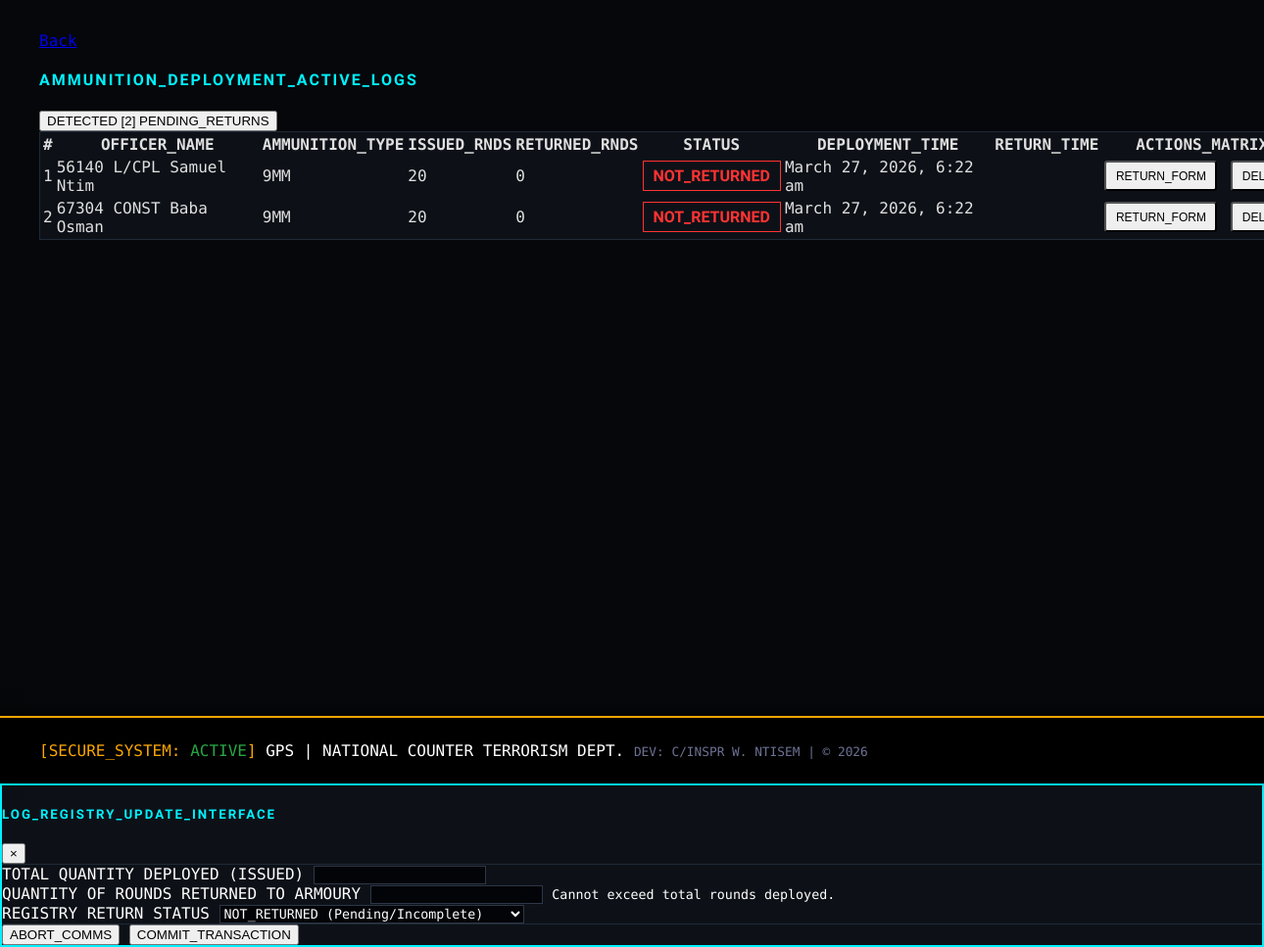
The app's page /booked-ammo.php (signed in), older data.
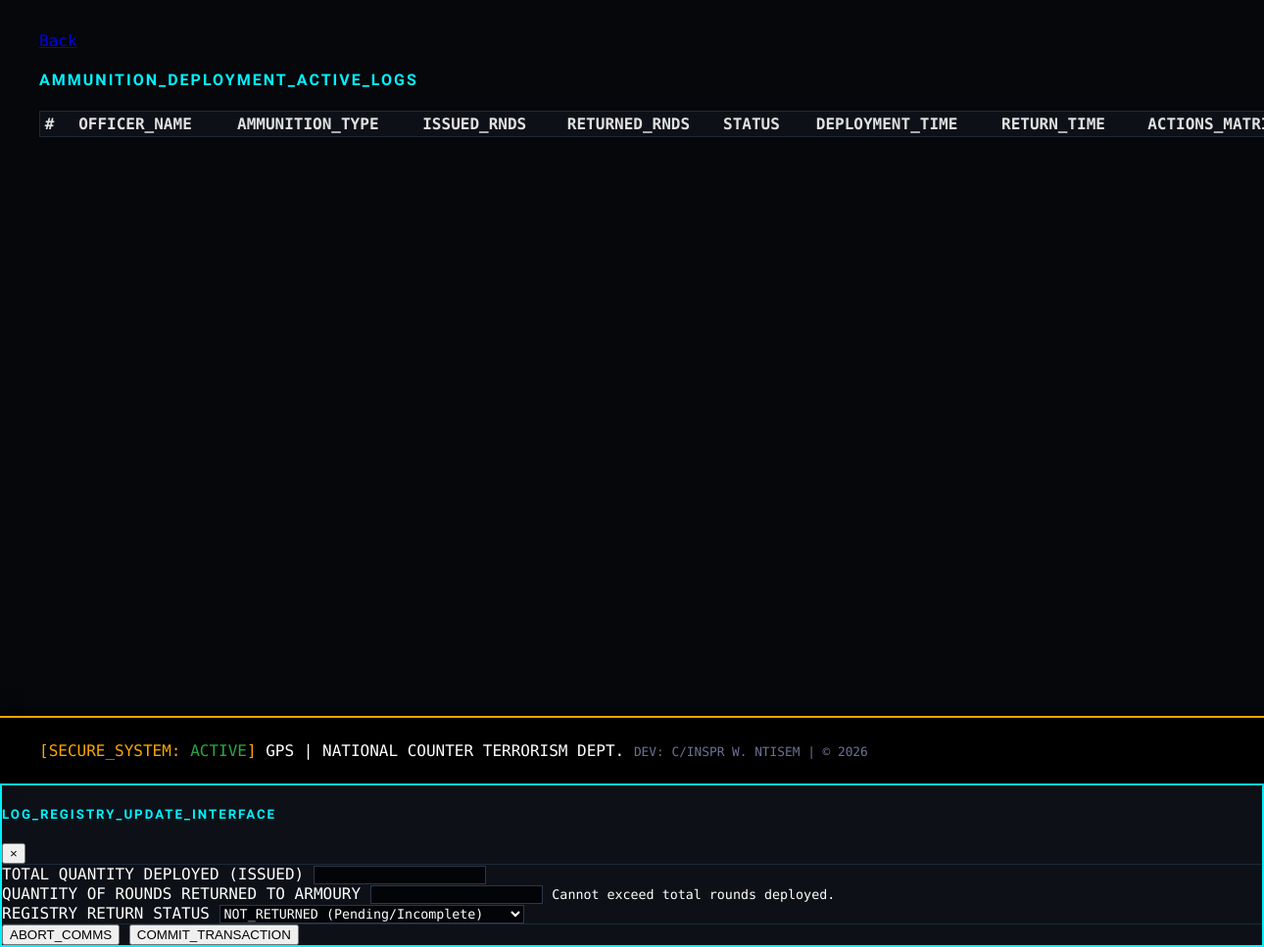
The same page, newer data.
### tables this page shows
CREATE TABLE `ammo_bookings` (
  `book_ammoID` int(200) NOT NULL,
  `bookingCode` varchar(200) NOT NULL,
  `ammoID` varchar(200) NOT NULL,
  `officerID` varchar(200) NOT NULL,
  `armourer_issuer` varchar(500) NOT NULL,
  `officer_image` varchar(500) NOT NULL,
  `to_officer` varchar(500) NOT NULL,
  `booking_time` varchar(200) NOT NULL,
  `ammo_name` varchar(500) NOT NULL,
  `ammo_rounds` int(200) NOT NULL,
  `ammo_returned` int(200) NOT NULL,
  `ammo_state` varchar(200) NOT NULL,
  `no_faulty_ammo` int(200) NOT NULL,
  `duty_type` varchar(200) NOT NULL,
  `duty_location` varchar(500) NOT NULL,
  `duty_duration` varchar(200) NOT NULL,
  `ammo_comment` varchar(1000) NOT NULL,
  `ammo_returns` varchar(200) NOT NULL,
  `returned_time` varchar(500) NOT NULL,
  `datetime` timestamp NOT NULL DEFAULT current_timestamp() ON UPDATE current_timestamp()
);

### booked-ammo.php (the view, shortened to what the changed rows need)
<?php
require_once('functions.php');
$overdueStmt = $pdo->query("SELECT COUNT(*) FROM ammo_bookings WHERE ammo_returns = 'Not-Return'");
$overdueCount = $overdueStmt->fetchColumn();
?>
<!DOCTYPE html>
<html lang="en">
<head>
    <link rel="stylesheet" href="assets/vendors/mdi/css/materialdesignicons.min.css">
    <link rel="stylesheet" href="assets/vendors/css/vendor.bundle.base.css">
    <link rel="stylesheet" href="assets/css/style.css">
    <link rel="stylesheet" href="plugins/datatables-bs4/css/dataTables.bootstrap4.min.css">
    <link rel="stylesheet" href="plugins/datatables-buttons/css/buttons.bootstrap4.min.css">
    <link rel="stylesheet" href="https://cdnjs.cloudflare.com/ajax/libs/toastr.js/latest/toastr.min.css">
</head>
<body>
    <div class="container-scroller">
        <div class="container-fluid page-body-wrapper">
            <div class="main-panel">
                <div class="content-wrapper">
                    <div class="row align-items-center mb-4">
                        <div class="col-12 col-lg-4 text-lg-right mt-3 mt-lg-0">
                            <?php if($overdueCount > 0): ?>
                                <button onclick="filterOverdue()" class="btn btn-outline-danger btn-fw animate-pulse m-0">
                                    <i class="mdi mdi-alert-circle"></i> DETECTED [<?= $overdueCount ?>] PENDING_RETURNS
                                </button>
                            <?php endif; ?>
                        </div>
                    </div>
                    <div class="row">
                        <div class="col-12">
                            <div class="card">
                                <div class="card-body">
                                    <div class="table-responsive">
                                        <table id="ammoLogTable" class="table table-dark table-hover border-secondary">
                                            <thead>
                                                <tr>
                                                    <th>#</th>
                                                    <th>OFFICER_NAME</th>
                                                    <th>AMMUNITION_TYPE</th>
                                                    <th>ISSUED_RNDS</th>
                                                    <th>RETURNED_RNDS</th>
                                                    <th>STATUS</th>
                                                    <th>DEPLOYMENT_TIME</th>
                                                    <th>RETURN_TIME</th>
                                                    <th class="text-center">ACTIONS_MATRIX</th>
                                                </tr>
                                            </thead>
                                            <tbody>
                                                <?php
                                                $stmt = $pdo->query("SELECT * FROM ammo_bookings ORDER BY book_ammoID DESC");
                                                $counter = 1;
                                                while($row = $stmt->fetch(PDO::FETCH_ASSOC)) {
                                                    $isOverdue = ($row['ammo_returns'] === 'Not-Return') ? '1' : '0';
                                                    echo "<tr data-overdue='{$isOverdue}'>";
                                                    echo "<td class='text-muted font-weight-bold'>".$counter++."</td>";
                                                    echo "<td>".htmlspecialchars($row['to_officer'])."</td>";
                                                    echo "<td class='text-neon'>".htmlspecialchars($row['ammo_name'])."</td>";
                                                    echo "<td>".htmlspecialchars($row['ammo_rounds'])."</td>";
                                                    echo "<td class='text-warning'>".htmlspecialchars($row['ammo_returned'])."</td>";
                                                    echo "<td>";
                                                    if($row['ammo_returns'] === 'Returned') {
                                                        echo "<span class='badge badge-tactical badge-outline-success'>RETURNED</span>";
                                                    } else {
                                                        echo "<span class='badge badge-tactical badge-outline-danger'>NOT_RETURNED</span>";
                                                    }
                                                    echo "</td>";
                                                    echo "<td>".htmlspecialchars($row['booking_time'])."</td>";
                                                    echo "<td>".htmlspecialchars($row['returned_time'])."</td>";
                                                    echo "<td class='text-center' style='white-space: nowrap; width: 1%;'>";
                                                    $jsonData = json_encode($row, JSON_HEX_APOS | JSON_HEX_QUOT);
                                                    echo "<button class='btn btn-outline-info btn-xs' onclick='editBooking({$jsonData})'><i class='mdi mdi-cached'></i> RETURN_FORM</button> ";
                                                    echo "<button class='btn btn-outline-danger btn-xs' onclick='requestPurgeConfirmation(".htmlspecialchars($row['book_ammoID']).")'><i class='mdi mdi-delete-forever'></i> DELETE</button>";
                                                    echo "</td>";
                                                    echo "</tr>";
                                                }
                                                ?>
                                            </tbody>
                                        </table>
                                    </div>
                                </div>
                            </div>
                        </div>
                    </div>
                </div>
            </div>
        </div>
    </div>
</body>
</html>

Row changes from the older to the newer data that the page shows:
removed ammo_bookings: to_officer "56140 L/CPL Samuel Ntim", ammo_name "9MM", ammo_rounds "20", ammo_returned "0", ammo_returns "NOT_RETURNED", booking_time "March 27, 2026, 6:22 am"
removed ammo_bookings: to_officer "67304 CONST Baba Osman", ammo_name "9MM", ammo_rounds "20", ammo_returned "0", ammo_returns "NOT_RETURNED", booking_time "March 27, 2026, 6:22 am"
Text that changed along with them:
$overdueCount: "2" → (not shown)
text no longer shown: "DETECTED [ ] PENDING_RETURNS"
